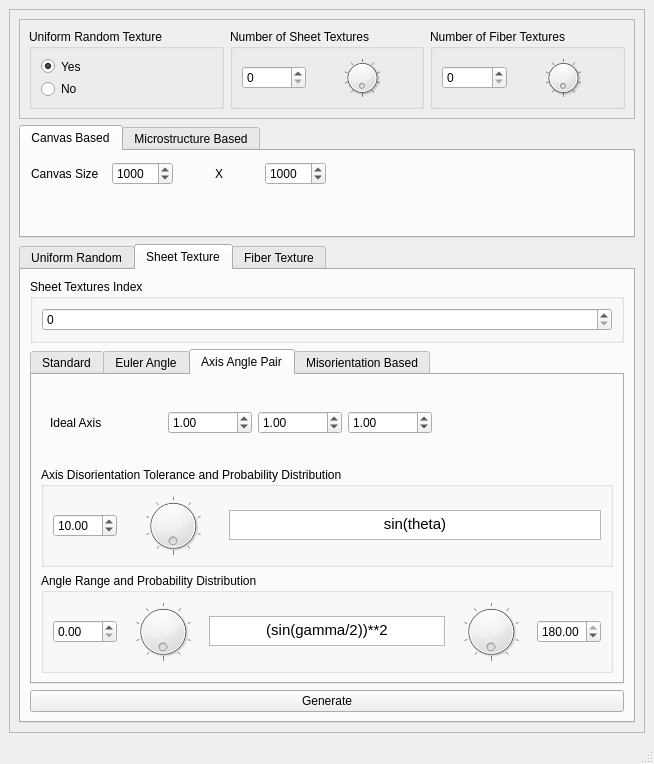
<?xml version="1.0" encoding="UTF-8"?>
<ui version="4.0">
 <class>Texturizer</class>
 <widget class="QMainWindow" name="Texturizer">
  <property name="geometry">
   <rect>
    <x>0</x>
    <y>0</y>
    <width>654</width>
    <height>764</height>
   </rect>
  </property>
  <property name="windowTitle">
   <string>Texturizer</string>
  </property>
  <widget class="QWidget" name="centralwidget">
   <layout class="QGridLayout" name="gridLayout_2">
    <item row="0" column="0">
     <widget class="QScrollArea" name="scrollArea_2">
      <property name="widgetResizable">
       <bool>true</bool>
      </property>
      <widget class="QWidget" name="scrollAreaWidgetContents_2">
       <property name="geometry">
        <rect>
         <x>0</x>
         <y>0</y>
         <width>634</width>
         <height>697</height>
        </rect>
       </property>
       <layout class="QGridLayout" name="gridLayout">
        <item row="0" column="0">
         <widget class="QFrame" name="frame">
          <property name="maximumSize">
           <size>
            <width>16777215</width>
            <height>100</height>
           </size>
          </property>
          <property name="frameShape">
           <enum>QFrame::StyledPanel</enum>
          </property>
          <property name="frameShadow">
           <enum>QFrame::Raised</enum>
          </property>
          <layout class="QHBoxLayout" name="horizontalLayout_3">
           <item>
            <widget class="QGroupBox" name="groupBox_3">
             <property name="title">
              <string>Uniform Random Texture</string>
             </property>
             <layout class="QVBoxLayout" name="verticalLayout">
              <item>
               <widget class="QRadioButton" name="radioButton">
                <property name="text">
                 <string>Yes</string>
                </property>
                <property name="checked">
                 <bool>true</bool>
                </property>
               </widget>
              </item>
              <item>
               <widget class="QRadioButton" name="radioButton_2">
                <property name="text">
                 <string>No</string>
                </property>
               </widget>
              </item>
             </layout>
            </widget>
           </item>
           <item>
            <widget class="QGroupBox" name="groupBox">
             <property name="title">
              <string>Number of Sheet Textures</string>
             </property>
             <layout class="QHBoxLayout" name="horizontalLayout">
              <item>
               <widget class="QSpinBox" name="spinBox_3">
                <property name="maximum">
                 <number>10</number>
                </property>
                <property name="value">
                 <number>0</number>
                </property>
               </widget>
              </item>
              <item>
               <widget class="QDial" name="dial">
                <property name="maximum">
                 <number>10</number>
                </property>
                <property name="value">
                 <number>0</number>
                </property>
                <property name="invertedControls">
                 <bool>false</bool>
                </property>
                <property name="wrapping">
                 <bool>true</bool>
                </property>
                <property name="notchesVisible">
                 <bool>true</bool>
                </property>
               </widget>
              </item>
             </layout>
            </widget>
           </item>
           <item>
            <widget class="QGroupBox" name="groupBox_2">
             <property name="title">
              <string>Number of Fiber Textures</string>
             </property>
             <layout class="QHBoxLayout" name="horizontalLayout_2">
              <item>
               <widget class="QSpinBox" name="spinBox_4">
                <property name="maximum">
                 <number>10</number>
                </property>
                <property name="value">
                 <number>0</number>
                </property>
               </widget>
              </item>
              <item>
               <widget class="QDial" name="dial_2">
                <property name="maximum">
                 <number>10</number>
                </property>
                <property name="value">
                 <number>0</number>
                </property>
                <property name="invertedControls">
                 <bool>false</bool>
                </property>
                <property name="wrapping">
                 <bool>true</bool>
                </property>
                <property name="notchesVisible">
                 <bool>true</bool>
                </property>
               </widget>
              </item>
             </layout>
            </widget>
           </item>
          </layout>
         </widget>
        </item>
        <item row="1" column="0">
         <widget class="QTabWidget" name="tabWidget_3">
          <property name="maximumSize">
           <size>
            <width>16777215</width>
            <height>200</height>
           </size>
          </property>
          <property name="currentIndex">
           <number>0</number>
          </property>
          <widget class="QWidget" name="tab_10">
           <attribute name="title">
            <string>Canvas Based</string>
           </attribute>
           <widget class="QWidget" name="widget_3" native="true">
            <property name="geometry">
             <rect>
              <x>10</x>
              <y>0</y>
              <width>300</width>
              <height>45</height>
             </rect>
            </property>
            <property name="maximumSize">
             <size>
              <width>300</width>
              <height>16777215</height>
             </size>
            </property>
            <layout class="QHBoxLayout" name="horizontalLayout_5">
             <item>
              <widget class="QLabel" name="label">
               <property name="text">
                <string>Canvas Size</string>
               </property>
              </widget>
             </item>
             <item alignment="Qt::AlignHCenter">
              <widget class="QSpinBox" name="spinBox_2">
               <property name="minimum">
                <number>1</number>
               </property>
               <property name="maximum">
                <number>10000</number>
               </property>
               <property name="singleStep">
                <number>100</number>
               </property>
               <property name="value">
                <number>1000</number>
               </property>
              </widget>
             </item>
             <item alignment="Qt::AlignHCenter">
              <widget class="QLabel" name="label_2">
               <property name="text">
                <string>X</string>
               </property>
              </widget>
             </item>
             <item alignment="Qt::AlignHCenter">
              <widget class="QSpinBox" name="spinBox">
               <property name="minimum">
                <number>1</number>
               </property>
               <property name="maximum">
                <number>10000</number>
               </property>
               <property name="singleStep">
                <number>100</number>
               </property>
               <property name="value">
                <number>1000</number>
               </property>
              </widget>
             </item>
            </layout>
           </widget>
          </widget>
          <widget class="QWidget" name="tab">
           <attribute name="title">
            <string>Microstructure Based</string>
           </attribute>
           <widget class="QWidget" name="widget_2" native="true">
            <property name="geometry">
             <rect>
              <x>10</x>
              <y>10</y>
              <width>579</width>
              <height>41</height>
             </rect>
            </property>
            <layout class="QFormLayout" name="formLayout_3">
             <property name="fieldGrowthPolicy">
              <enum>QFormLayout::AllNonFixedFieldsGrow</enum>
             </property>
             <item row="0" column="0">
              <widget class="QCheckBox" name="checkBox">
               <property name="text">
                <string>Import Microstructure</string>
               </property>
              </widget>
             </item>
             <item row="0" column="1">
              <widget class="QLineEdit" name="lineEdit">
               <property name="enabled">
                <bool>false</bool>
               </property>
               <property name="text">
                <string>./</string>
               </property>
              </widget>
             </item>
            </layout>
           </widget>
          </widget>
         </widget>
        </item>
        <item row="2" column="0">
         <widget class="QTabWidget" name="tabWidget">
          <property name="currentIndex">
           <number>1</number>
          </property>
          <widget class="QWidget" name="tab_2">
           <attribute name="title">
            <string>Uniform Random</string>
           </attribute>
           <layout class="QGridLayout" name="gridLayout_4">
            <item row="0" column="0">
             <widget class="QFrame" name="frame_2">
              <property name="frameShape">
               <enum>QFrame::StyledPanel</enum>
              </property>
              <property name="frameShadow">
               <enum>QFrame::Raised</enum>
              </property>
              <layout class="QVBoxLayout" name="verticalLayout_2">
               <item>
                <widget class="QRadioButton" name="radioButton_3">
                 <property name="text">
                  <string>x-&gt;y-&gt;z</string>
                 </property>
                 <property name="checked">
                  <bool>true</bool>
                 </property>
                </widget>
               </item>
               <item>
                <widget class="QRadioButton" name="radioButton_5">
                 <property name="text">
                  <string>Arvo</string>
                 </property>
                </widget>
               </item>
               <item>
                <widget class="QRadioButton" name="radioButton_4">
                 <property name="text">
                  <string>n-&gt;x-&gt;y-&gt;z</string>
                 </property>
                </widget>
               </item>
               <item>
                <widget class="QRadioButton" name="radioButton_6">
                 <property name="text">
                  <string>Shoemake-I</string>
                 </property>
                </widget>
               </item>
               <item>
                <widget class="QRadioButton" name="radioButton_7">
                 <property name="text">
                  <string>Mackenzie</string>
                 </property>
                </widget>
               </item>
               <item>
                <widget class="QRadioButton" name="radioButton_8">
                 <property name="text">
                  <string>Shoemake-II</string>
                 </property>
                </widget>
               </item>
              </layout>
             </widget>
            </item>
           </layout>
          </widget>
          <widget class="QWidget" name="tab_4">
           <attribute name="title">
            <string>Sheet Texture</string>
           </attribute>
           <layout class="QGridLayout" name="gridLayout_3">
            <item row="2" column="0">
             <widget class="QTabWidget" name="tabWidget_2">
              <property name="currentIndex">
               <number>2</number>
              </property>
              <widget class="QWidget" name="tab_8">
               <attribute name="title">
                <string>Standard</string>
               </attribute>
              </widget>
              <widget class="QWidget" name="tab_5">
               <attribute name="title">
                <string>Euler Angle</string>
               </attribute>
               <layout class="QVBoxLayout" name="verticalLayout_3">
                <item>
                 <widget class="QGroupBox" name="groupBox_5">
                  <property name="title">
                   <string>Phi1</string>
                  </property>
                  <layout class="QHBoxLayout" name="horizontalLayout_6">
                   <item>
                    <widget class="QDoubleSpinBox" name="doubleSpinBox_6">
                     <property name="maximum">
                      <double>360.000000000000000</double>
                     </property>
                    </widget>
                   </item>
                   <item>
                    <widget class="QDial" name="dial_3">
                     <property name="maximum">
                      <number>10</number>
                     </property>
                     <property name="value">
                      <number>0</number>
                     </property>
                     <property name="invertedControls">
                      <bool>false</bool>
                     </property>
                     <property name="wrapping">
                      <bool>true</bool>
                     </property>
                     <property name="notchesVisible">
                      <bool>true</bool>
                     </property>
                    </widget>
                   </item>
                   <item>
                    <widget class="QTextEdit" name="textEdit">
                     <property name="maximumSize">
                      <size>
                       <width>16777215</width>
                       <height>30</height>
                      </size>
                     </property>
                     <property name="html">
                      <string>&lt;!DOCTYPE HTML PUBLIC &quot;-//W3C//DTD HTML 4.0//EN&quot; &quot;http://www.w3.org/TR/REC-html40/strict.dtd&quot;&gt;
&lt;html&gt;&lt;head&gt;&lt;meta name=&quot;qrichtext&quot; content=&quot;1&quot; /&gt;&lt;style type=&quot;text/css&quot;&gt;
p, li { white-space: pre-wrap; }
&lt;/style&gt;&lt;/head&gt;&lt;body style=&quot; font-family:'Ubuntu'; font-size:11pt; font-weight:400; font-style:normal;&quot;&gt;
&lt;p align=&quot;center&quot; style=&quot; margin-top:0px; margin-bottom:0px; margin-left:0px; margin-right:0px; -qt-block-indent:0; text-indent:0px;&quot;&gt;1&lt;/p&gt;&lt;/body&gt;&lt;/html&gt;</string>
                     </property>
                    </widget>
                   </item>
                   <item>
                    <widget class="QDial" name="dial_4">
                     <property name="maximum">
                      <number>10</number>
                     </property>
                     <property name="value">
                      <number>0</number>
                     </property>
                     <property name="invertedControls">
                      <bool>false</bool>
                     </property>
                     <property name="wrapping">
                      <bool>true</bool>
                     </property>
                     <property name="notchesVisible">
                      <bool>true</bool>
                     </property>
                    </widget>
                   </item>
                   <item>
                    <widget class="QDoubleSpinBox" name="doubleSpinBox_7">
                     <property name="maximum">
                      <double>360.000000000000000</double>
                     </property>
                     <property name="value">
                      <double>360.000000000000000</double>
                     </property>
                    </widget>
                   </item>
                  </layout>
                 </widget>
                </item>
                <item>
                 <widget class="QGroupBox" name="groupBox_6">
                  <property name="title">
                   <string>Phi</string>
                  </property>
                  <layout class="QHBoxLayout" name="horizontalLayout_7">
                   <item>
                    <widget class="QDoubleSpinBox" name="doubleSpinBox_8">
                     <property name="maximum">
                      <double>180.000000000000000</double>
                     </property>
                    </widget>
                   </item>
                   <item>
                    <widget class="QDial" name="dial_5">
                     <property name="maximum">
                      <number>10</number>
                     </property>
                     <property name="value">
                      <number>0</number>
                     </property>
                     <property name="invertedControls">
                      <bool>false</bool>
                     </property>
                     <property name="wrapping">
                      <bool>true</bool>
                     </property>
                     <property name="notchesVisible">
                      <bool>true</bool>
                     </property>
                    </widget>
                   </item>
                   <item>
                    <widget class="QTextEdit" name="textEdit_3">
                     <property name="maximumSize">
                      <size>
                       <width>16777215</width>
                       <height>30</height>
                      </size>
                     </property>
                     <property name="html">
                      <string>&lt;!DOCTYPE HTML PUBLIC &quot;-//W3C//DTD HTML 4.0//EN&quot; &quot;http://www.w3.org/TR/REC-html40/strict.dtd&quot;&gt;
&lt;html&gt;&lt;head&gt;&lt;meta name=&quot;qrichtext&quot; content=&quot;1&quot; /&gt;&lt;style type=&quot;text/css&quot;&gt;
p, li { white-space: pre-wrap; }
&lt;/style&gt;&lt;/head&gt;&lt;body style=&quot; font-family:'Ubuntu'; font-size:11pt; font-weight:400; font-style:normal;&quot;&gt;
&lt;p align=&quot;center&quot; style=&quot; margin-top:0px; margin-bottom:0px; margin-left:0px; margin-right:0px; -qt-block-indent:0; text-indent:0px;&quot;&gt;sin(phi)&lt;/p&gt;&lt;/body&gt;&lt;/html&gt;</string>
                     </property>
                    </widget>
                   </item>
                   <item>
                    <widget class="QDial" name="dial_6">
                     <property name="maximum">
                      <number>10</number>
                     </property>
                     <property name="value">
                      <number>0</number>
                     </property>
                     <property name="invertedControls">
                      <bool>false</bool>
                     </property>
                     <property name="wrapping">
                      <bool>true</bool>
                     </property>
                     <property name="notchesVisible">
                      <bool>true</bool>
                     </property>
                    </widget>
                   </item>
                   <item>
                    <widget class="QDoubleSpinBox" name="doubleSpinBox_9">
                     <property name="maximum">
                      <double>180.000000000000000</double>
                     </property>
                     <property name="value">
                      <double>180.000000000000000</double>
                     </property>
                    </widget>
                   </item>
                  </layout>
                 </widget>
                </item>
                <item>
                 <widget class="QGroupBox" name="groupBox_7">
                  <property name="title">
                   <string>Phi2</string>
                  </property>
                  <layout class="QHBoxLayout" name="horizontalLayout_8">
                   <item>
                    <widget class="QDoubleSpinBox" name="doubleSpinBox_12">
                     <property name="maximum">
                      <double>360.000000000000000</double>
                     </property>
                    </widget>
                   </item>
                   <item>
                    <widget class="QDial" name="dial_7">
                     <property name="maximum">
                      <number>10</number>
                     </property>
                     <property name="value">
                      <number>0</number>
                     </property>
                     <property name="invertedControls">
                      <bool>false</bool>
                     </property>
                     <property name="wrapping">
                      <bool>true</bool>
                     </property>
                     <property name="notchesVisible">
                      <bool>true</bool>
                     </property>
                    </widget>
                   </item>
                   <item>
                    <widget class="QTextEdit" name="textEdit_2">
                     <property name="maximumSize">
                      <size>
                       <width>16777215</width>
                       <height>30</height>
                      </size>
                     </property>
                     <property name="html">
                      <string>&lt;!DOCTYPE HTML PUBLIC &quot;-//W3C//DTD HTML 4.0//EN&quot; &quot;http://www.w3.org/TR/REC-html40/strict.dtd&quot;&gt;
&lt;html&gt;&lt;head&gt;&lt;meta name=&quot;qrichtext&quot; content=&quot;1&quot; /&gt;&lt;style type=&quot;text/css&quot;&gt;
p, li { white-space: pre-wrap; }
&lt;/style&gt;&lt;/head&gt;&lt;body style=&quot; font-family:'Ubuntu'; font-size:11pt; font-weight:400; font-style:normal;&quot;&gt;
&lt;p align=&quot;center&quot; style=&quot; margin-top:0px; margin-bottom:0px; margin-left:0px; margin-right:0px; -qt-block-indent:0; text-indent:0px;&quot;&gt;1&lt;/p&gt;&lt;/body&gt;&lt;/html&gt;</string>
                     </property>
                    </widget>
                   </item>
                   <item>
                    <widget class="QDial" name="dial_8">
                     <property name="maximum">
                      <number>10</number>
                     </property>
                     <property name="value">
                      <number>0</number>
                     </property>
                     <property name="invertedControls">
                      <bool>false</bool>
                     </property>
                     <property name="wrapping">
                      <bool>true</bool>
                     </property>
                     <property name="notchesVisible">
                      <bool>true</bool>
                     </property>
                    </widget>
                   </item>
                   <item>
                    <widget class="QDoubleSpinBox" name="doubleSpinBox_10">
                     <property name="maximum">
                      <double>360.000000000000000</double>
                     </property>
                     <property name="value">
                      <double>360.000000000000000</double>
                     </property>
                    </widget>
                   </item>
                  </layout>
                 </widget>
                </item>
               </layout>
              </widget>
              <widget class="QWidget" name="tab_6">
               <attribute name="title">
                <string>Axis Angle Pair</string>
               </attribute>
               <layout class="QGridLayout" name="gridLayout_6">
                <item row="0" column="0">
                 <widget class="QWidget" name="widget_4" native="true">
                  <property name="maximumSize">
                   <size>
                    <width>400</width>
                    <height>16777215</height>
                   </size>
                  </property>
                  <layout class="QHBoxLayout" name="horizontalLayout_10">
                   <item>
                    <widget class="QLabel" name="label_3">
                     <property name="text">
                      <string>Ideal Axis</string>
                     </property>
                    </widget>
                   </item>
                   <item alignment="Qt::AlignHCenter">
                    <widget class="QLabel" name="label_4">
                     <property name="text">
                      <string/>
                     </property>
                    </widget>
                   </item>
                   <item>
                    <widget class="QDoubleSpinBox" name="doubleSpinBox_16">
                     <property name="maximum">
                      <double>100000.000000000000000</double>
                     </property>
                     <property name="value">
                      <double>1.000000000000000</double>
                     </property>
                    </widget>
                   </item>
                   <item>
                    <widget class="QDoubleSpinBox" name="doubleSpinBox_17">
                     <property name="maximum">
                      <double>100000.000000000000000</double>
                     </property>
                     <property name="value">
                      <double>1.000000000000000</double>
                     </property>
                    </widget>
                   </item>
                   <item>
                    <widget class="QDoubleSpinBox" name="doubleSpinBox_15">
                     <property name="maximum">
                      <double>100000.000000000000000</double>
                     </property>
                     <property name="value">
                      <double>1.000000000000000</double>
                     </property>
                    </widget>
                   </item>
                  </layout>
                 </widget>
                </item>
                <item row="2" column="0">
                 <widget class="QGroupBox" name="groupBox_11">
                  <property name="maximumSize">
                   <size>
                    <width>16777215</width>
                    <height>100</height>
                   </size>
                  </property>
                  <property name="title">
                   <string>Axis Disorientation Tolerance and Probability Distribution</string>
                  </property>
                  <layout class="QHBoxLayout" name="horizontalLayout_12">
                   <item>
                    <widget class="QDoubleSpinBox" name="doubleSpinBox_11">
                     <property name="maximum">
                      <double>360.000000000000000</double>
                     </property>
                     <property name="value">
                      <double>10.000000000000000</double>
                     </property>
                    </widget>
                   </item>
                   <item>
                    <widget class="QDial" name="dial_15">
                     <property name="maximum">
                      <number>10</number>
                     </property>
                     <property name="value">
                      <number>0</number>
                     </property>
                     <property name="invertedControls">
                      <bool>false</bool>
                     </property>
                     <property name="wrapping">
                      <bool>true</bool>
                     </property>
                     <property name="notchesVisible">
                      <bool>true</bool>
                     </property>
                    </widget>
                   </item>
                   <item>
                    <widget class="QTextEdit" name="textEdit_7">
                     <property name="maximumSize">
                      <size>
                       <width>16777215</width>
                       <height>30</height>
                      </size>
                     </property>
                     <property name="html">
                      <string>&lt;!DOCTYPE HTML PUBLIC &quot;-//W3C//DTD HTML 4.0//EN&quot; &quot;http://www.w3.org/TR/REC-html40/strict.dtd&quot;&gt;
&lt;html&gt;&lt;head&gt;&lt;meta name=&quot;qrichtext&quot; content=&quot;1&quot; /&gt;&lt;style type=&quot;text/css&quot;&gt;
p, li { white-space: pre-wrap; }
&lt;/style&gt;&lt;/head&gt;&lt;body style=&quot; font-family:'Ubuntu'; font-size:11pt; font-weight:400; font-style:normal;&quot;&gt;
&lt;p align=&quot;center&quot; style=&quot; margin-top:0px; margin-bottom:0px; margin-left:0px; margin-right:0px; -qt-block-indent:0; text-indent:0px;&quot;&gt;sin(theta)&lt;/p&gt;&lt;/body&gt;&lt;/html&gt;</string>
                     </property>
                    </widget>
                   </item>
                  </layout>
                 </widget>
                </item>
                <item row="3" column="0">
                 <widget class="QGroupBox" name="groupBox_8">
                  <property name="maximumSize">
                   <size>
                    <width>16777215</width>
                    <height>100</height>
                   </size>
                  </property>
                  <property name="title">
                   <string>Angle Range and Probability Distribution</string>
                  </property>
                  <layout class="QHBoxLayout" name="horizontalLayout_9">
                   <item>
                    <widget class="QDoubleSpinBox" name="doubleSpinBox_13">
                     <property name="maximum">
                      <double>180.000000000000000</double>
                     </property>
                    </widget>
                   </item>
                   <item>
                    <widget class="QDial" name="dial_9">
                     <property name="maximum">
                      <number>10</number>
                     </property>
                     <property name="value">
                      <number>0</number>
                     </property>
                     <property name="invertedControls">
                      <bool>false</bool>
                     </property>
                     <property name="wrapping">
                      <bool>true</bool>
                     </property>
                     <property name="notchesVisible">
                      <bool>true</bool>
                     </property>
                    </widget>
                   </item>
                   <item>
                    <widget class="QTextEdit" name="textEdit_4">
                     <property name="maximumSize">
                      <size>
                       <width>16777215</width>
                       <height>30</height>
                      </size>
                     </property>
                     <property name="html">
                      <string>&lt;!DOCTYPE HTML PUBLIC &quot;-//W3C//DTD HTML 4.0//EN&quot; &quot;http://www.w3.org/TR/REC-html40/strict.dtd&quot;&gt;
&lt;html&gt;&lt;head&gt;&lt;meta name=&quot;qrichtext&quot; content=&quot;1&quot; /&gt;&lt;style type=&quot;text/css&quot;&gt;
p, li { white-space: pre-wrap; }
&lt;/style&gt;&lt;/head&gt;&lt;body style=&quot; font-family:'Ubuntu'; font-size:11pt; font-weight:400; font-style:normal;&quot;&gt;
&lt;p align=&quot;center&quot; style=&quot; margin-top:0px; margin-bottom:0px; margin-left:0px; margin-right:0px; -qt-block-indent:0; text-indent:0px;&quot;&gt;(sin(gamma/2))**2&lt;/p&gt;&lt;/body&gt;&lt;/html&gt;</string>
                     </property>
                    </widget>
                   </item>
                   <item>
                    <widget class="QDial" name="dial_10">
                     <property name="maximum">
                      <number>10</number>
                     </property>
                     <property name="value">
                      <number>0</number>
                     </property>
                     <property name="invertedControls">
                      <bool>false</bool>
                     </property>
                     <property name="wrapping">
                      <bool>true</bool>
                     </property>
                     <property name="notchesVisible">
                      <bool>true</bool>
                     </property>
                    </widget>
                   </item>
                   <item>
                    <widget class="QDoubleSpinBox" name="doubleSpinBox_14">
                     <property name="maximum">
                      <double>180.000000000000000</double>
                     </property>
                     <property name="value">
                      <double>180.000000000000000</double>
                     </property>
                    </widget>
                   </item>
                  </layout>
                 </widget>
                </item>
               </layout>
              </widget>
              <widget class="QWidget" name="tab_7">
               <attribute name="title">
                <string>Misorientation Based</string>
               </attribute>
               <layout class="QGridLayout" name="gridLayout_5"/>
              </widget>
             </widget>
            </item>
            <item row="0" column="0">
             <widget class="QGroupBox" name="groupBox_4">
              <property name="title">
               <string>Sheet Textures Index</string>
              </property>
              <layout class="QHBoxLayout" name="horizontalLayout_4">
               <item>
                <widget class="QSpinBox" name="spinBox_5"/>
               </item>
              </layout>
             </widget>
            </item>
            <item row="4" column="0">
             <widget class="QPushButton" name="pushButton">
              <property name="text">
               <string>Generate</string>
              </property>
             </widget>
            </item>
           </layout>
          </widget>
          <widget class="QWidget" name="tab_3">
           <attribute name="title">
            <string>Fiber Texture</string>
           </attribute>
          </widget>
         </widget>
        </item>
       </layout>
      </widget>
     </widget>
    </item>
   </layout>
  </widget>
  <widget class="QMenuBar" name="menubar">
   <property name="geometry">
    <rect>
     <x>0</x>
     <y>0</y>
     <width>654</width>
     <height>25</height>
    </rect>
   </property>
  </widget>
  <widget class="QStatusBar" name="statusbar"/>
 </widget>
 <resources/>
 <connections>
  <connection>
   <sender>spinBox_3</sender>
   <signal>valueChanged(int)</signal>
   <receiver>dial</receiver>
   <slot>setValue(int)</slot>
   <hints>
    <hint type="sourcelabel">
     <x>310</x>
     <y>113</y>
    </hint>
    <hint type="destinationlabel">
     <x>416</x>
     <y>122</y>
    </hint>
   </hints>
  </connection>
  <connection>
   <sender>dial</sender>
   <signal>valueChanged(int)</signal>
   <receiver>spinBox_3</receiver>
   <slot>setValue(int)</slot>
   <hints>
    <hint type="sourcelabel">
     <x>416</x>
     <y>122</y>
    </hint>
    <hint type="destinationlabel">
     <x>310</x>
     <y>113</y>
    </hint>
   </hints>
  </connection>
  <connection>
   <sender>spinBox_4</sender>
   <signal>valueChanged(int)</signal>
   <receiver>dial_2</receiver>
   <slot>setValue(int)</slot>
   <hints>
    <hint type="sourcelabel">
     <x>509</x>
     <y>113</y>
    </hint>
    <hint type="destinationlabel">
     <x>615</x>
     <y>122</y>
    </hint>
   </hints>
  </connection>
  <connection>
   <sender>dial_2</sender>
   <signal>valueChanged(int)</signal>
   <receiver>spinBox_4</receiver>
   <slot>setValue(int)</slot>
   <hints>
    <hint type="sourcelabel">
     <x>615</x>
     <y>122</y>
    </hint>
    <hint type="destinationlabel">
     <x>509</x>
     <y>113</y>
    </hint>
   </hints>
  </connection>
  <connection>
   <sender>dial</sender>
   <signal>valueChanged(int)</signal>
   <receiver>Texturizer</receiver>
   <slot>setMax()</slot>
   <hints>
    <hint type="sourcelabel">
     <x>369</x>
     <y>93</y>
    </hint>
    <hint type="destinationlabel">
     <x>423</x>
     <y>30</y>
    </hint>
   </hints>
  </connection>
 </connections>
 <slots>
  <slot>setMax()</slot>
 </slots>
</ui>
